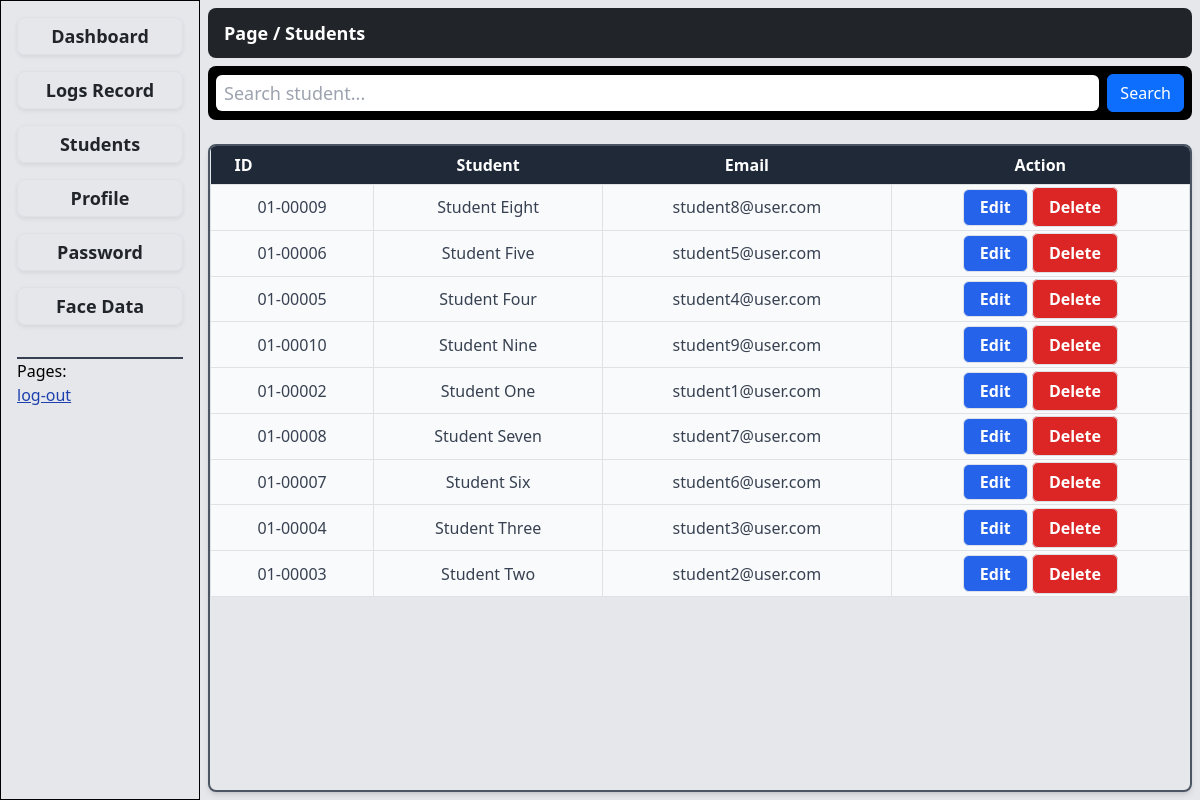
/students.php (signed in), run on the app's committed database.
### tables this page shows
CREATE TABLE `users` (
  `id` bigint(20) NOT NULL,
  `tag` varchar(20) DEFAULT NULL,
  `name` varchar(255) NOT NULL,
  `role` enum('student','admin') DEFAULT 'student',
  `email` varchar(100) NOT NULL,
  `contact` varchar(100) NOT NULL,
  `password` varchar(255) NOT NULL,
  `created_at` datetime DEFAULT current_timestamp(),
  `updated_at` datetime DEFAULT current_timestamp() ON UPDATE current_timestamp()
);

### students.php (the view, shortened to what this page needs)
<?php
    include 'include/session.php';
?>
<!DOCTYPE html>
<html lang="en">
<head>
    <link rel="stylesheet" href="asset/css/input.css">
    <script src="https://cdn.tailwindcss.com"></script>
    <link href="https://cdn.jsdelivr.net/npm/bootstrap@5.3.8/dist/css/bootstrap.min.css" rel="stylesheet">
</head>
<body class="vh-100 bg-gray-200 flex flex-row justify-content-center">
    <?php include'include/aside.php'; ?>
    <main class="flex flex-1 flex-col h-full align-center gap-2 p-2">
        <?php include 'include/header.php' ?>
        <form action="students.php" method="post" class="flex flex-row items-center justify-center bg-black p-2 rounded-3 gap-2">
            <input type="text" name="search" id="" value="<?= isset($_POST['search']) ? $_POST['search'] : '' ?>"
            placeholder="Search student..."
            class="flex flex-1 rounded-2 px-2 p-1 text-lg fw-normal
            outline-none">
            <button type="submit" class="btn btn-primary">Search</button>
        </form>
        <div class="h-full border-2 border-gray-600 rounded-lg shadow-md overflow-hidden">
            <div class="overflow-y-auto h-100">
                <table class="table-auto min-w-full border-collapse">
                    <thead class="bg-gray-800 text-white sticky top-0 z-10">
                        <tr>
                            <th class="px-4 py-2 text-left w-1/6">ID</th>
                            <th class="px-4 py-2 text-center">Student</th>
                            <th class="px-4 py-2 text-center">Email</th>
                            <th class="px-4 py-2 text-center">Action</th>
                        </tr>
                    </thead>
                    <tbody class="bg-gray-50 text-gray-700">
<?php
    $search = isset($_POST['search']) ? $_POST['search'] : "";
    $find = "%$search%";
    $students = $conn->prepare("
        SELECT * FROM users
        WHERE role = 'student'
            AND name LIKE ?
        ORDER BY name ASC
    ");
    $students->bind_param('s', $find);
    $students->execute();
    $result = $students->get_result();
?>
<?php if($result->num_rows): ?>
    <?php while($row = $result->fetch_assoc()): ?>
        <tr class="hover:bg-gray-100">
            <td class="px-4 py-2 text-center border"><?= $row['tag'] ?></td>
            <td class="px-4 py-2 text-center border"><?= $row['name'] ?></td>
            <td class="px-4 py-2 text-center border"><?= $row['email'] ?></td>
            <td class="px-4 py-1 text-center border">
                <button class="px-3 py-[0.40rem] rounded
                border border-blue-700 bg-blue-600
                text-white text-center text-md font-semibold
                hover:bg-blue-800 hover:scale-110
                transition duration-200"
                data-bs-toggle="modal"
                data-bs-target="#edit<?= $row['id'] ?>">Edit</button>
                <a href="config/delete-student.php?id=<?= $row['id'] ?>" class="px-3 py-[0.50rem] rounded
                border border-red-700 bg-red-600
                text-white text-center text-md font-semibold
                hover:bg-red-800 hover:scale-110
                transition duration-200">Delete</a>
            </td>
        </tr>
    <?php endwhile; ?>
<?php else: ?>
<?php endif; ?>
                    </tbody>
                </table>
            </div>
        </div>
    </main>
</body>
</html>

### include/aside.php (shortened to what this page needs)
<aside class="w-1/4 sm:w-1/3 md:w-1/4 lg:w-1/6 xl:w-1/8 h-full bg-white-900">
<div class="w-full h-full flex flex-col align-center border-black border-1 p-3">
    <ul class="flex flex-col w-full gap-3">
        <?php if($_SESSION['role']=='admin'): ?>
            <li class="rounded-3 w-full">
                <a href="dashboard.php" class="block text-center text-lg fw-semibold  py-1 w-full
                shadow-center shadow-sm rounded-3 border border-gray-100
                hover:bg-black hover:text-white
                transition duration-300"
                >Dashboard</a>
            </li>
            <li class="rounded-3 w-full">
                <a href="record.php" class="block text-center text-lg fw-semibold  py-1 w-full
                shadow-center shadow-sm rounded-3 border border-gray-100
                hover:bg-black hover:text-white
                transition duration-300"
                >Logs Record</a>
            </li>
            <li class="rounded-3 w-full">
                <a href="students.php" class="block text-center text-lg fw-semibold  py-1 w-full
                shadow-center shadow-sm rounded-3 border border-gray-100
                hover:bg-black hover:text-white
                transition duration-300"
                >Students</a>
            </li>
            <li class="rounded-3 w-full">
                <a href="profile.php" class="block text-center text-lg fw-semibold  py-1 w-full
                shadow-center shadow-sm rounded-3 border border-gray-100
                hover:bg-black hover:text-white
                transition duration-300"
                >Profile</a>
            </li>
            <li class="rounded-3 w-full">
                <a href="password.php" class="block text-center text-lg fw-semibold  py-1 w-full
                shadow-center shadow-sm rounded-3 border border-gray-100
                hover:bg-black hover:text-white
                transition duration-300"
                >Password</a>
            </li>
            <li class="rounded-3 w-full">
                <a href="face-registration.php" class="block text-center text-lg fw-semibold  py-1 w-full
                shadow-center shadow-sm rounded-3 border border-gray-100
                hover:bg-black hover:text-white
                transition duration-300"
                >Face Data</a>
            </li>
        <?php endif; ?>
    </ul>
    <p class="text-black text-md border-t-2 border-gray-700 mt-[2rem]">Pages:</p>
    <a href="index.php" class="text-blue-800 underline text-md">log-out</a>
</div>
</aside>

### include/header.php
<header class="flex flex-row bg-gray-700 w-full bg-dark p-3 gap-4 rounded-3">
    <?php
        $current_file = basename($_SERVER['PHP_SELF'], ".php");
        $page_name = ucwords(str_replace('_', ' ', $current_file));
    ?>
    <h6 class="text-white text-lg fw-semibold leading-none">Page / <?= htmlspecialchars($page_name); ?></h6>
</header>

### data on the page
users: tag "01-00009", name "Student Eight", email "student8@user.com"
users: tag "01-00006", name "Student Five", email "student5@user.com"
users: tag "01-00005", name "Student Four", email "student4@user.com"
users: tag "01-00010", name "Student Nine", email "student9@user.com"
users: tag "01-00002", name "Student One", email "student1@user.com"
users: tag "01-00008", name "Student Seven", email "student7@user.com"
users: tag "01-00007", name "Student Six", email "student6@user.com"
users: tag "01-00004", name "Student Three", email "student3@user.com"
users: tag "01-00003", name "Student Two", email "student2@user.com"

### other printed values
$page_name "Students"
